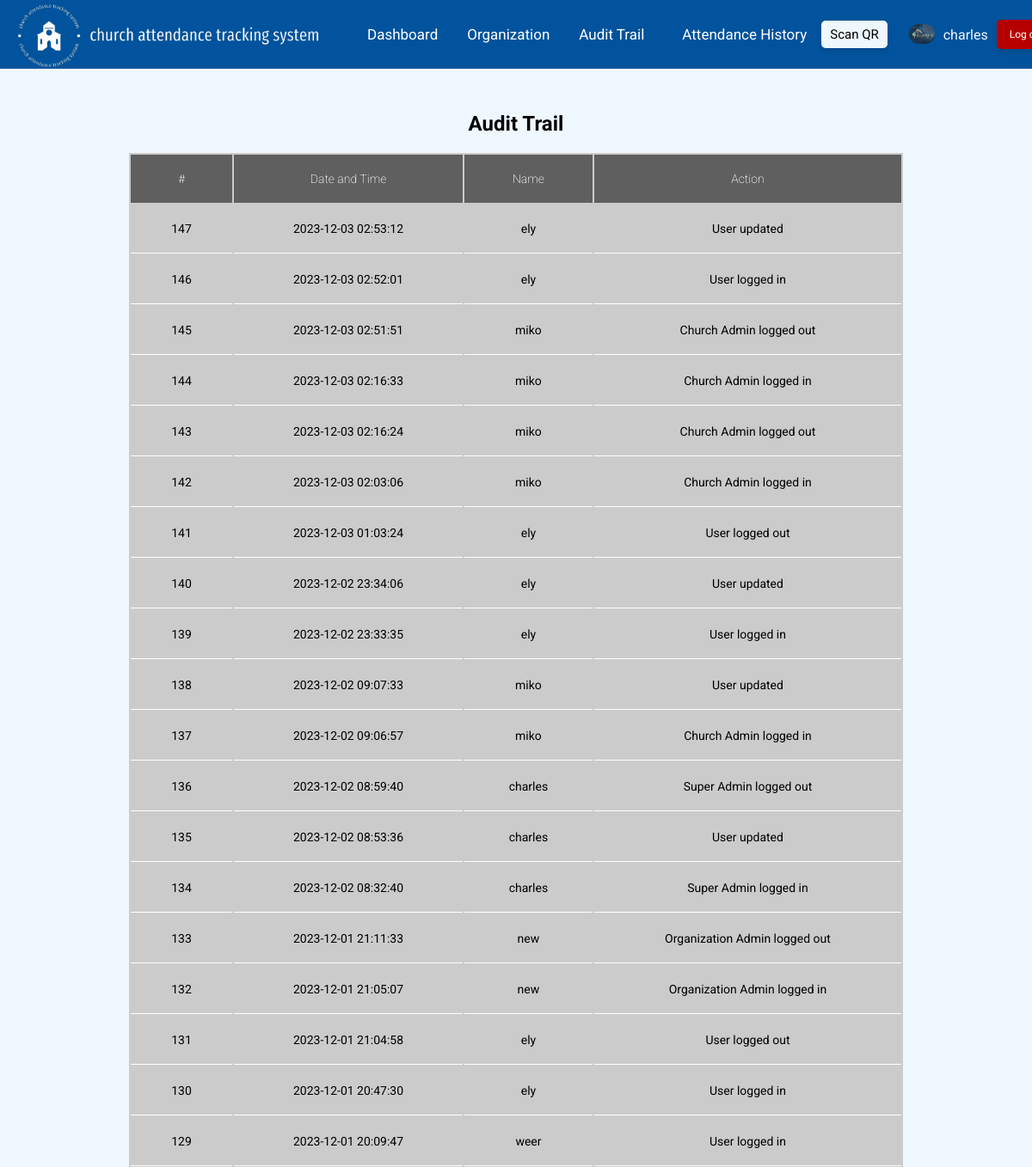
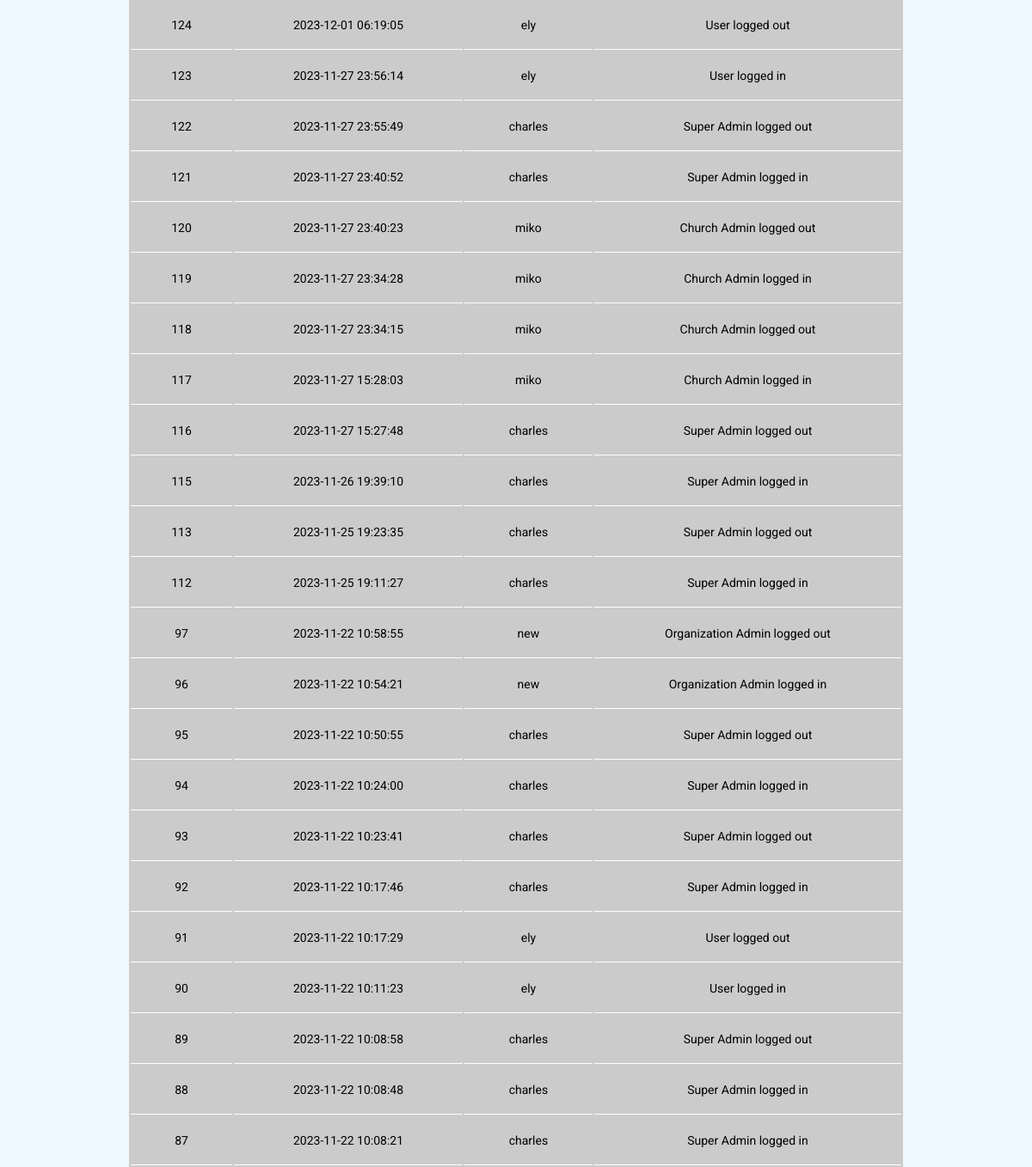
/audit_trail.php (signed in), run on the app's committed database (2 pictures, top to bottom).
### tables this page shows
CREATE TABLE `userlist` (
  `id` int(11) UNSIGNED NOT NULL,
  `username` varchar(50) NOT NULL,
  `access` varchar(50) NOT NULL,
  `church_member` varchar(3) NOT NULL,
  `email` varchar(50) NOT NULL,
  `organization` text DEFAULT NULL,
  `contact` double DEFAULT NULL,
  `profile_picture` text DEFAULT NULL,
  `password` varchar(500) NOT NULL
);

CREATE TABLE `audit_trail` (
  `aid` int(10) UNSIGNED NOT NULL,
  `user_id` int(11) NOT NULL,
  `action` varchar(50) NOT NULL,
  `timestamp` timestamp NOT NULL DEFAULT current_timestamp() ON UPDATE current_timestamp()
);

### audit_trail.php (the view, shortened to what this page needs)
<?php
require_once './include/connect/dbcon.php';
try {
    $pdo->setAttribute(PDO::ATTR_ERRMODE, PDO::ERRMODE_EXCEPTION);
    $user_id = $_SESSION["user_id"];
    $getUserInfoQuery = "SELECT * FROM userlist WHERE id=:user_id";
    $resultUser = $pdo->prepare($getUserInfoQuery);
    $resultUser->bindParam(':user_id', $user_id);
    $resultUser->execute();
    $user = $resultUser->fetch();
    $auditTrailData = [];
    if ($user["access"] === "user") {
        $getUserAuditQuery = "SELECT * FROM audit_trail
                            INNER JOIN userlist ON audit_trail.user_id = userlist.id
                            WHERE userlist.username=:username
                            ORDER BY audit_trail.timestamp DESC";
        $result_audit = $pdo->prepare($getUserAuditQuery);
        $result_audit->bindParam(':username', $user["username"], PDO::PARAM_STR);
        $result_audit->execute();
        $auditTrailData = $result_audit->fetchAll(PDO::FETCH_ASSOC);
    } elseif ($user["access"] === "superadmin") {
        $getSuperAdminAuditQuery = "SELECT * FROM audit_trail
                                    INNER JOIN userlist ON audit_trail.user_id = userlist.id
                                    ORDER BY audit_trail.timestamp DESC";
        $result_audit = $pdo->prepare($getSuperAdminAuditQuery);
        $result_audit->execute();
        $auditTrailData = $result_audit->fetchAll(PDO::FETCH_ASSOC);
    }
} catch (PDOException $exc) {
    $message = $exc->getMessage();
}
?>
<!DOCTYPE html>
<html lang="en">
<head>
    <link rel="stylesheet" href="useraudit.css">
</head>
<body>
<div class="header">
            <div class="left-section">
                <a href="home.php" id="logo-link">
                    <img src="images/logos/newwhitetranspa.png" alt="">
                </a>
            </div>
            <div class="right-section">
                <a href="home.php" class="dashh">Dashboard</a>
                <a href="userorg.php" class="orgs">Organization</a>
                <a href="audit_trail.php" class="audtrail" >Audit Trail</a>
                <a href="userattendance.php" class="ah" >Attendance History</a>
                <a href="scanqr.php" class="scanqr">Scan QR</a>
              <div class="profile-link">
                <a href="userprofile.php" target="_blank">
                  <img class="profile-picture" src=" <?php echo $user["profile_picture"]; ?>" alt="">
                </a>
              </div>
              <div class="user-name">
                <a href="userprofile.php" target="_blank"><?php echo $user["username"]; ?></a>
            </div>
              <a class="logout" href="logout.php">Log out</a>
            </div>
          </div>
<div class="audit-layout">
    <center><h2>Audit Trail</h2></center>
    <center>
        <table class="table">
            <thead class="thead-primary">
            <tr>
                <th>#</th>
                <th>Date and Time</th>
                <th>Name</th>
                <th>Action</th>
            </tr>
            </thead>
            <tbody>
            <?php foreach ($auditTrailData as $record): ?>
                <tr>
                    <td><?php echo htmlspecialchars($record['aid'], ENT_QUOTES, 'UTF-8'); ?></td>
                    <td><?php echo date('Y-m-d H:i:s', strtotime($record['timestamp'])); ?></td>
                    <td><?php echo htmlspecialchars($record['username'], ENT_QUOTES, 'UTF-8'); ?></td>
                    <td><?php echo htmlspecialchars($record['action'], ENT_QUOTES, 'UTF-8'); ?></td>
                </tr>
            <?php endforeach; ?>
            </tbody>
        </table>
    </center>
</div>
</body>
</html>

### useraudit.css (style rules this page uses)
* { font-family: roboto, arial; }
.header { position: fixed; left: 0; right: 0; top: 0; display: flex; flex-direction: row; justify-content: space-between; align-items: center; background-color: rgb(0, 83, 156); margin: 0; padding: 0; z-index: 100; height: 80px; }
.left-section { display: flex; flex-direction: row; justify-content: center; align-items: center; }
.left-section a { display: flex; justify-content: center; align-items: center; padding: 10px; text-decoration: none; }
.left-section img { width: 400px; height: 80px; object-fit: cover; border-radius: 30px; margin-right: 15px; margin-left: -15px; }
.dashh { margin-right: 15px; margin-left: 5px; font-size: 17px; color: rgb(255, 255, 255); text-decoration: none; padding: 2px 2px; border-radius: 5%; background-color: rgba(240, 248, 255, 0); transition: background-color 0.3s, box-shadow 0.3s, transform 0.3s; display: inline-block; transform: translateY(0); }
.orgs { margin-right: 15px; margin-left: 15px; font-size: 17px; color: rgb(255, 255, 255); text-decoration: none; padding: 2px 2px; border-radius: 5%; background-color: rgba(240, 248, 255, 0); transition: background-color 0.3s, box-shadow 0.3s, transform 0.3s; display: inline-block; transform: translateY(0); }
.audtrail { margin-right: 15px; margin-left: 15px; font-size: 17px; color: rgb(255, 255, 255); text-decoration: none; padding: 2px 2px; border-radius: 5%; background-color: rgba(240, 248, 255, 0); transition: background-color 0.3s, box-shadow 0.3s, transform 0.3s; display: inline-block; transform: translateY(0); }
.ah { margin-right: 15px; margin-left: 25px; font-size: 17px; color: rgb(255, 255, 255); text-decoration: none; padding: 2px 2px; border-radius: 5%; background-color: rgba(240, 248, 255, 0); transition: background-color 0.3s, box-shadow 0.3s, transform 0.3s; display: inline-block; transform: translateY(0); }
.scanqr { margin-right: 25px; font-size: 15px; color: rgb(0, 0, 0); padding: 7px 10px; border-radius: 5px; background-color: aliceblue; text-decoration: none; transition: background-color 0.3s, box-shadow 0.3s, transform 0.3s; display: inline-block; box-shadow: 0 4px 6px rgba(0, 0, 0, 0.1); transform: translateY(0); }
.user-name a { color: aliceblue; text-decoration: none; margin-right: 10px; }
.profile-link img { width: 30px; height: auto; margin-right: 10px; border-radius: 15px; margin-top: 3px; }
.logout { margin-right: -30px; margin-left: 0px; font-size: 12px; color: white; padding: 10px 15px; border-radius: 5px; background-color: rgb(182, 0, 0); text-decoration: none; transition: background-color 0.3s, box-shadow 0.3s, transform 0.3s; display: inline-block; box-shadow: 0 4px 6px rgba(0, 0, 0, 0.1); transform: translateY(0); }
.right-section { display: flex; justify-content: center; align-items: center; flex-shrink: 0; margin-right: 50px; }
body { padding-top: 50px; font-family: roboto, arial; background-color: aliceblue; background-repeat: no-repeat; background-attachment: fixed; background-size: cover; margin: 0; }
.audit-layout h2 { margin-top: -10px; margin-bottom: 5 0px; }
.audit-layout { padding-top: 50px; width: 900px; height: 500px; background-color: aliceblue; margin: 40px auto; }
.table { min-width: 800px !important; width: 100%; background: #cccbcb; }
.table thead.thead-primary { background: #5f5f5f; }
.table thead th { border: none; padding: 20px 30px; font-size: 14px; font-weight: 200; color: #fff; }
.table tbody tr { margin-bottom: 10px; }
.table tbody th, .table tbody td { border: none; padding: 20px 30px; border-bottom : 1px solid #ffffff; font-size: 14px; text-align: center; }

### data on the page
userlist: profile_picture (picture), username "charles"
audit_trail: aid "147", timestamp "2023-12-03 02:53:12", user.username "ely", action "User updated"
audit_trail: aid "146", timestamp "2023-12-03 02:52:01", user.username "ely", action "User logged in"
audit_trail: aid "145", timestamp "2023-12-03 02:51:51", user.username "miko", action "Church Admin logged out"
audit_trail: aid "144", timestamp "2023-12-03 02:16:33", user.username "miko", action "Church Admin logged in"
audit_trail: aid "143", timestamp "2023-12-03 02:16:24", user.username "miko", action "Church Admin logged out"
audit_trail: aid "142", timestamp "2023-12-03 02:03:06", user.username "miko", action "Church Admin logged in"
audit_trail: aid "141", timestamp "2023-12-03 01:03:24", user.username "ely", action "User logged out"
audit_trail: aid "140", timestamp "2023-12-02 23:34:06", user.username "ely", action "User updated"
audit_trail: aid "139", timestamp "2023-12-02 23:33:35", user.username "ely", action "User logged in"
audit_trail: aid "138", timestamp "2023-12-02 09:07:33", user.username "miko", action "User updated"
audit_trail: aid "137", timestamp "2023-12-02 09:06:57", user.username "miko", action "Church Admin logged in"
audit_trail: aid "136", timestamp "2023-12-02 08:59:40", user.username "charles", action "Super Admin logged out"
audit_trail: aid "135", timestamp "2023-12-02 08:53:36", user.username "charles", action "User updated"
audit_trail: aid "134", timestamp "2023-12-02 08:32:40", user.username "charles", action "Super Admin logged in"
audit_trail: aid "133", timestamp "2023-12-01 21:11:33", user.username "new", action "Organization Admin logged out"
audit_trail: aid "132", timestamp "2023-12-01 21:05:07", user.username "new", action "Organization Admin logged in"
audit_trail: aid "131", timestamp "2023-12-01 21:04:58", user.username "ely", action "User logged out"
audit_trail: aid "130", timestamp "2023-12-01 20:47:30", user.username "ely", action "User logged in"
audit_trail: aid "129", timestamp "2023-12-01 20:09:47", user.username "weer", action "User logged in"
audit_trail: aid "124", timestamp "2023-12-01 06:19:05", user.username "ely", action "User logged out"
audit_trail: aid "123", timestamp "2023-11-27 23:56:14", user.username "ely", action "User logged in"
audit_trail: aid "122", timestamp "2023-11-27 23:55:49", user.username "charles", action "Super Admin logged out"
audit_trail: aid "121", timestamp "2023-11-27 23:40:52", user.username "charles", action "Super Admin logged in"
audit_trail: aid "120", timestamp "2023-11-27 23:40:23", user.username "miko", action "Church Admin logged out"
audit_trail: aid "119", timestamp "2023-11-27 23:34:28", user.username "miko", action "Church Admin logged in"
audit_trail: aid "118", timestamp "2023-11-27 23:34:15", user.username "miko", action "Church Admin logged out"
audit_trail: aid "117", timestamp "2023-11-27 15:28:03", user.username "miko", action "Church Admin logged in"
audit_trail: aid "116", timestamp "2023-11-27 15:27:48", user.username "charles", action "Super Admin logged out"
audit_trail: aid "115", timestamp "2023-11-26 19:39:10", user.username "charles", action "Super Admin logged in"
audit_trail: aid "113", timestamp "2023-11-25 19:23:35", user.username "charles", action "Super Admin logged out"
audit_trail: aid "112", timestamp "2023-11-25 19:11:27", user.username "charles", action "Super Admin logged in"
audit_trail: aid "97", timestamp "2023-11-22 10:58:55", user.username "new", action "Organization Admin logged out"
audit_trail: aid "96", timestamp "2023-11-22 10:54:21", user.username "new", action "Organization Admin logged in"
audit_trail: aid "95", timestamp "2023-11-22 10:50:55", user.username "charles", action "Super Admin logged out"
audit_trail: aid "94", timestamp "2023-11-22 10:24:00", user.username "charles", action "Super Admin logged in"
audit_trail: aid "93", timestamp "2023-11-22 10:23:41", user.username "charles", action "Super Admin logged out"
audit_trail: aid "92", timestamp "2023-11-22 10:17:46", user.username "charles", action "Super Admin logged in"
audit_trail: aid "91", timestamp "2023-11-22 10:17:29", user.username "ely", action "User logged out"
audit_trail: aid "90", timestamp "2023-11-22 10:11:23", user.username "ely", action "User logged in"
audit_trail: aid "89", timestamp "2023-11-22 10:08:58", user.username "charles", action "Super Admin logged out"
audit_trail: aid "88", timestamp "2023-11-22 10:08:48", user.username "charles", action "Super Admin logged in"
audit_trail: aid "87", timestamp "2023-11-22 10:08:21", user.username "charles", action "Super Admin logged in"
